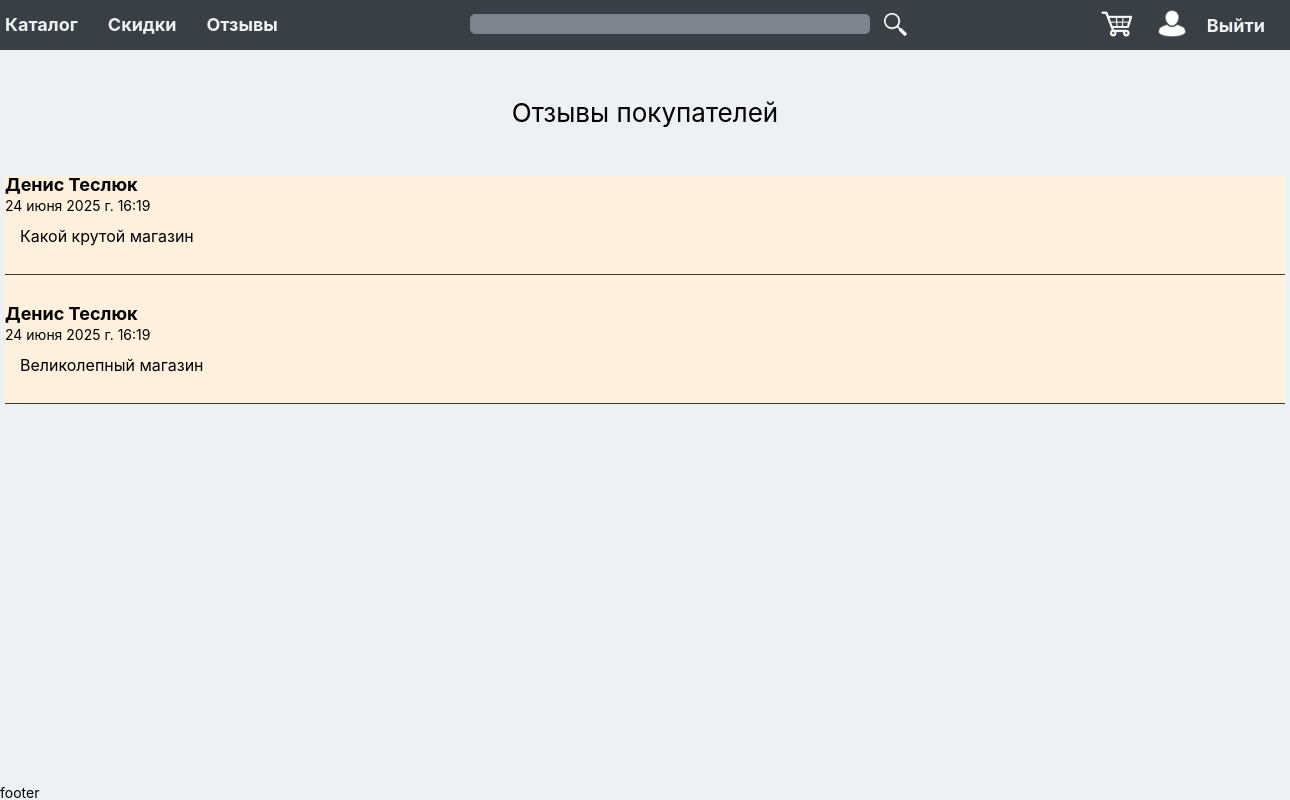
The page /show-review/ (signed in) on the database its author committed.
### denisshop/models.py (models this page shows, shortened)
class Review(models.Model):
    content = models.TextField(verbose_name='Содержание')
    key = models.OneToOneField('Key', on_delete=models.CASCADE, null=True,
                               blank=True, related_name='review')
    time_create = models.DateTimeField(auto_now_add=True)
    time_update = models.DateTimeField(auto_now=True)
    class Meta:
        verbose_name = 'Отзыв'
        verbose_name_plural = 'Отзывы'

class Key(models.Model):
    key = models.CharField(max_length=64, unique=True, verbose_name='Ключ')
    slug = models.SlugField(max_length=64, blank=True, unique=True)
    game = models.ForeignKey('Game', on_delete=models.CASCADE, verbose_name='Игра', related_name='keys')
    user = models.ForeignKey(get_user_model(), on_delete=models.DO_NOTHING,
                             null=True, blank=True, default=None, verbose_name='Владелец')
    class Meta:
        verbose_name = 'Ключ'
        verbose_name_plural = 'Ключи'

### denisshop/views.py (the view)
# urls.py: path('show-review/', views.show_review, name='show_review'),
def show_review(request):
    if request.GET.get('choice') == 'my':
        review_list = Review.objects.filter(key__user = request.user)
    else:
        review_list = Review.objects.all()
    data = {
        'title':'Отзывы',
        'review_list':review_list
    }
    return render(request, 'denisshop/show_review.html', data)

### denisshop/context_processors.py (called while the page is built)
def get_menu(request):
    return {'menu':menu}

### denisshop/templates/denisshop/show_review.html
{% extends 'base.html' %}
{% block content %}
<div class="review-list-title">Отзывы покупателей</div>
<ul class="review-list">
{% for r in review_list %}
    <li class="review-list-item">
        {% include 'denisshop/includes/review_list.html' %}
    </li>
{% endfor %}
</ul>
{% endblock %}

### denisshop/templates/denisshop/includes/review_list.html
{% if r.key.user.first_name and r.key.user.last_name %}
    <div class="game-review-name">{{r.key.user.first_name}} {{r.key.user.last_name}}</div>
{% else %}
    <div class="game-review-name">{{r.key.user.username}}</div>
{% endif %}
    <div class="game-review-date">{{r.time_create}}</div>
    <div class="game-review-content">{{r.content}}</div>

### denisshop/static/denisshop/css/style.css (style rules this page uses)
* { padding: 0; margin: 0; }
*, *:before, *:after { -webkit-box-sizing: border-box; box-sizing: border-box; }
html, body { height: 100%; width: 100%; font-size: 100%; line-height: 1; font-size: 14px; -ms-text-size-adjust: 100%; -moz-text-size-adjust: 100%; -webkit-text-size-adjust: 100%; font-family: "Proxima Nova", -apple-system, BlinkMacSystemFont, "Segoe UI", Roboto, "Helvetica Neue", Arial, sans-serif; }
ul li { list-style: none; }
.game-review-date { margin-bottom: 15px; }
.game-review-name { font-weight: 700; font-size: 18px; margin-bottom: 5px; }
.game-review-content { font-size: 16px; text-indent: 15px; }
.review-list-title { font-size: 26px; margin: 50px 0px; text-align: center; }
.review-list-item { background-color: #fff1de; padding: 30px 0px; border-bottom: 1px solid #383838; }
.review-list-item:first-child { padding-top: 0px; }

### cart/static/cart/css/style.css (style rules this page uses)
* { padding: 0; margin: 0; }
*, *:before, *:after { -webkit-box-sizing: border-box; box-sizing: border-box; }
html, body { height: 100%; width: 100%; font-size: 100%; line-height: 1; font-size: 14px; -ms-text-size-adjust: 100%; -moz-text-size-adjust: 100%; -webkit-text-size-adjust: 100%; font-family: "Proxima Nova", -apple-system, BlinkMacSystemFont, "Segoe UI", Roboto, "Helvetica Neue", Arial, sans-serif; }
ul li { list-style: none; }

### users/static/users/css/style.css (style rules this page uses)
* { padding: 0; margin: 0; }
*, *:before, *:after { -webkit-box-sizing: border-box; box-sizing: border-box; }
html, body { height: 100%; width: 100%; font-size: 100%; line-height: 1; font-size: 14px; -ms-text-size-adjust: 100%; -moz-text-size-adjust: 100%; -webkit-text-size-adjust: 100%; font-family: "Proxima Nova", -apple-system, BlinkMacSystemFont, "Segoe UI", Roboto, "Helvetica Neue", Arial, sans-serif; }
ul li { list-style: none; }

### rows shown on the page
Review: key.user.first_name "Денис", key.user.last_name "Теслюк", time_create "24 июня 2025 г. 16:19", content "Какой крутой магазин"
Review: key.user.first_name "Денис", key.user.last_name "Теслюк", time_create "24 июня 2025 г. 16:19", content "Великолепный магазин"

### other values the page prints
{{ m.title }} "Каталог" "Отзывы"
{{ m.title }} "Скидки"
